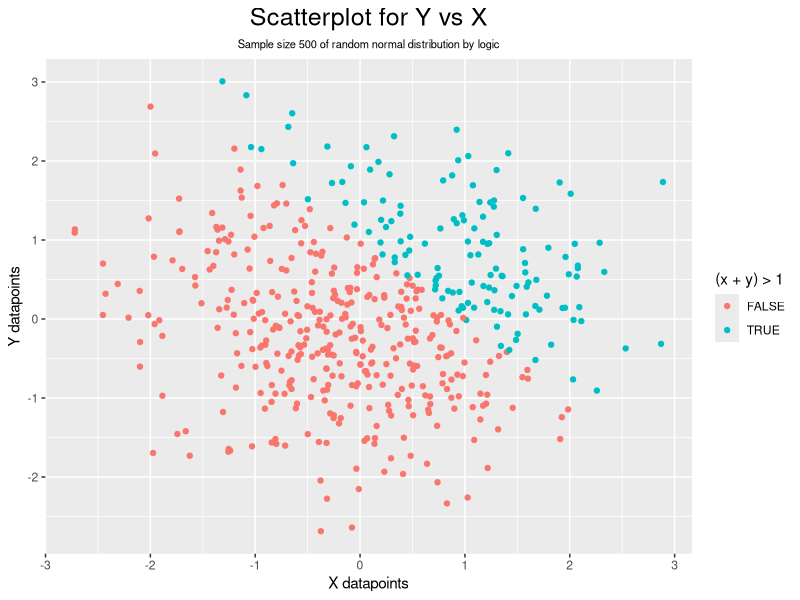
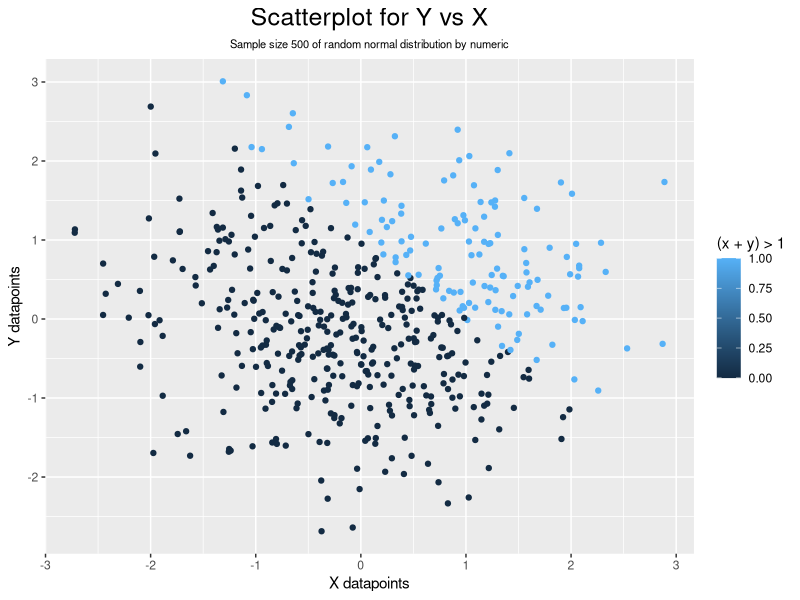
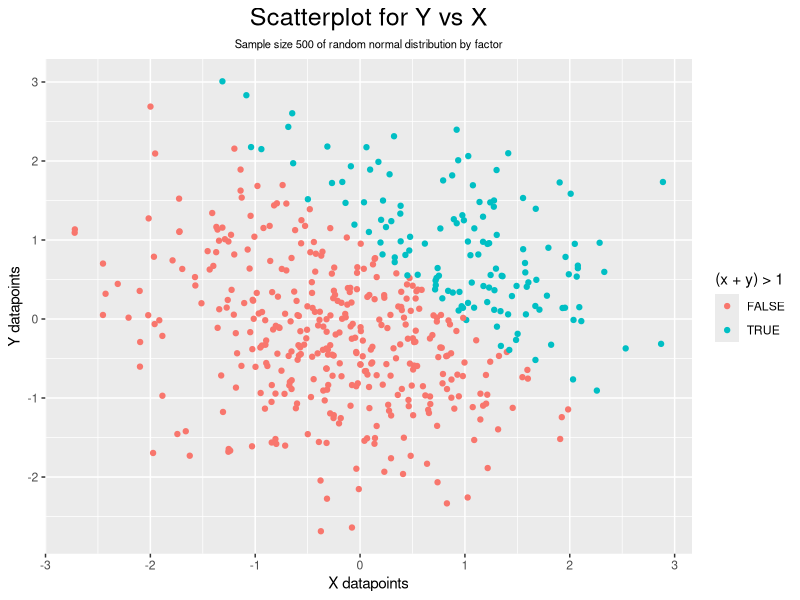
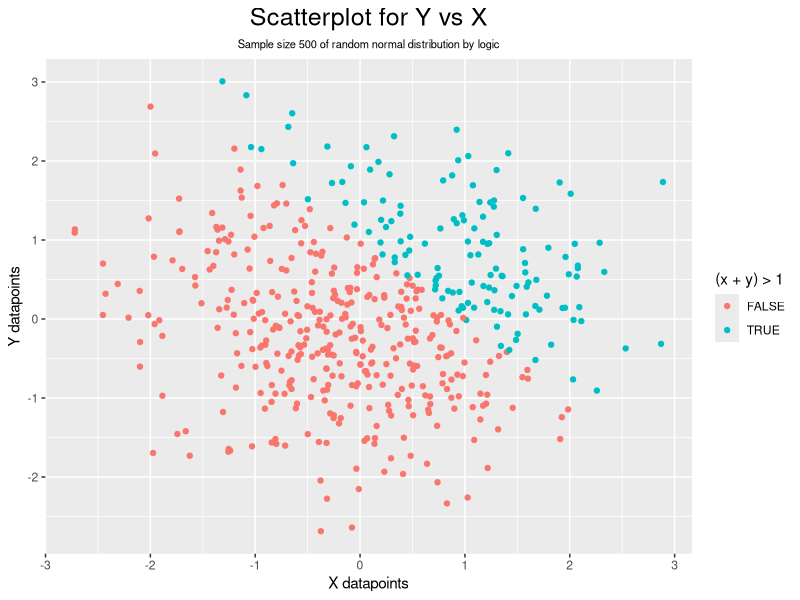

Here is the R script that generated these plots, in order:
## ---- chunk 1

knitr::opts_chunk$set(echo = TRUE, eval = TRUE)

## ---- chunk 2

library(tidyverse)  # loads tidyverse package; if not installed, use install(tidyverse) prior

## ---- chunk 3

# Seed used for reproducibility
set.seed(2)


# Creates a data-frame that is composed of vectors below
prob1_df <- tibble(
  df_sample = rnorm(8),                              # Vector for random normal-distributed sample of size 8
  df_vec_logic = df_sample > 0,                      # Logical vector that evaluates if elements in sample > 0
  df_vec_char = c("GitHub", "is", "super",           # Character vector with 8 variables ("length == 8")
               "interesting", "and", "awesome", 
               "I", "can't even..."),
  df_vec_fac = factor(c("corn", "not corn", "corn",  # Factor vector size 8 with 3 levels: "corn", 
              "maybe corn", "corn", "maybe corn",    # "maybe corn", "not corn"
              "corn", "not corn"))
)


# Pulls vectors inside prob1_df and turns it into usable variables outside
# Using prob1_df$vector was considered bad syntax and was not utilized
sample <- pull(prob1_df, df_sample)
vec_logic <- pull(prob1_df, df_vec_logic)
vec_char <- pull(prob1_df, df_vec_char)
vec_fac <- pull(prob1_df, df_vec_fac)


# Takes the mean for each vectors
mean(sample)
mean(vec_logic)
mean(vec_char)
mean(vec_fac)

## ---- chunk 4

as.numeric(vec_logic) * sample      # Convert logical vector to numeric then multiplied with sample
as.factor(vec_logic) * sample       # Convert logical vector to factor then multiplied with sample
as.numeric(as.factor(vec_logic)) * sample # Convert logical vector to factor then numeric then multiplied                                                       with sample

## ---- chunk 5

# Data frame consisting of commented vectors
prob2_df <- tibble(
  df_x = rnorm(500),                   # Vector 1 of random normal distribution sample; size 500 
  df_y = rnorm(500),                   # Vector 2 of random normal distribution sample; size 500 
  df_xy_logic = (df_x + df_y) > 1,     # Logical vector; evaluates argument: x + y > 1
  df_xy_num = as.numeric(df_xy_logic), # Vector from coercing xy_logic to a numeric vector
  df_xy_fac = as.factor(df_xy_logic)   # Vector from coercing xy_logic to a factor vector
)


# pulls variable from prob2_df out of the df so it's usable outside
x <- pull(prob2_df, df_x)
xy_logic <- pull(prob2_df, df_xy_logic)
xy_num <- pull(prob2_df, df_xy_num)
xy_fac <- pull(prob2_df, df_xy_fac)

## ---- chunk 6

# Scatterplot of y vs x by logic. labs() changes the labels on listed variables. theme() centers title and changes 
# font size
ggplot(data = prob2_df, aes(x = df_x, y = df_y, color = df_xy_logic)) + 
  geom_point() +
  labs(title = "Scatterplot for Y vs X",                      
       subtitle = "Sample size 500 of random normal distribution by logic",
       x = "X datapoints",
       y = "Y datapoints",
       color = "(x + y) > 1") +
  theme(plot.title = element_text(hjust = 0.5, size = 18),
        plot.subtitle = element_text(hjust = 0.5, size = 8))

ggsave("1st Scatterplot by logic.png")  # Saves the plot above to the current working directory

# Scatterplot of y vs x by numeric
ggplot(data = prob2_df, aes(x = df_x, y = df_y, color = df_xy_num)) +
  geom_point() +
  labs(title = "Scatterplot for Y vs X", 
       subtitle = "Sample size 500 of random normal distribution by numeric",
       x = "X datapoints",
       y = "Y datapoints",
       color = "(x + y) > 1") +
  theme(plot.title = element_text(hjust = 0.5, size = 18),
        plot.subtitle = element_text(hjust = 0.5, size = 8))


# Scatterplot of y vs x by factor
ggplot(data = prob2_df, aes(x = df_x, y = df_y, color = df_xy_fac)) +
  geom_point() +
  labs(title = "Scatterplot for Y vs X", 
       subtitle = "Sample size 500 of random normal distribution by factor",
       x = "X datapoints",
       y = "Y datapoints",
       color = "(x + y) > 1") +
  theme(plot.title = element_text(hjust = 0.5, size = 18),
        plot.subtitle = element_text(hjust = 0.5, size = 8))
